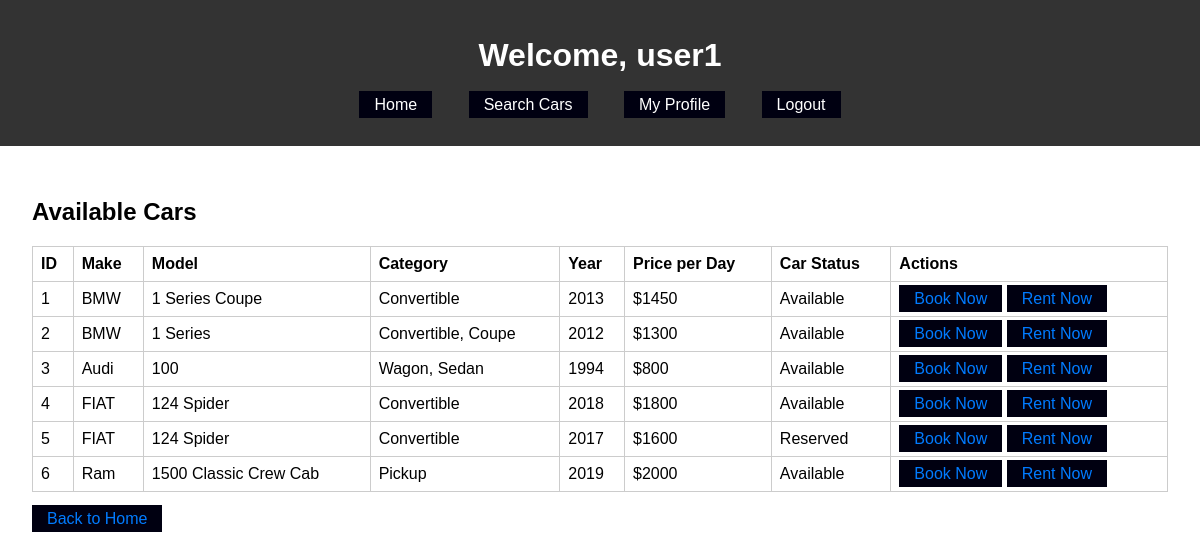
The page /customer_home (signed in) on the database its author committed.
### app/models.py (models this page shows, shortened)
class User(UserMixin, db.Model):
    id = db.Column(db.Integer, primary_key=True)
    username = db.Column(db.String(50), unique=True, nullable=False)
    password = db.Column(db.String(50), nullable=False)
    email = db.Column(db.String(100), unique=True, nullable=False)
    contact_no = db.Column(db.Integer, unique=True)
    address = db.Column(db.String(100))
    role = db.Column(db.String(50), default='customer')

class Car(db.Model):
    id = db.Column(db.Integer, primary_key=True)
    make = db.Column(db.String(50), nullable=False)
    model = db.Column(db.String(50), nullable=False)
    category = db.Column(db.String(50), nullable=False)
    year = db.Column(db.Integer, nullable=False)
    price_per_day = db.Column(db.Integer, nullable=False)
    status = db.Column(db.String(20), nullable=False, default="Available")

### app/routes.py (the view)
@app.route('/customer_home')
def customer_home():
    if 'user_id' not in session:
        return redirect(url_for('login'))
    user = User.query.get(session['user_id'])
    cars = Car.query.all()
    return render_template('customer_home.html', user=user, cars=cars)

### app/__init__.py (called while the page is built)
@login_manager.user_loader
def load_user(user_id):
    return models.User.query.get(int(user_id))

### app/templates/customer_home.html (shortened to what this page needs)
<!DOCTYPE html>
<html lang="en">
<head>
    <link rel="stylesheet" href="{{ url_for('static', filename='css/style.css') }}">
</head>
<body>
    <header>
        <h1>Welcome, {{ user.username }}</h1>
        <nav>
            <ul>
                <li><a href="{{ url_for('customer_home') }}">Home</a></li>
                <li><a href="{{ url_for('car_search') }}">Search Cars</a></li>
                <li><a href="{{ url_for('profile') }}">My Profile</a></li>
                <li><a href="{{ url_for('logout') }}">Logout</a></li>
            </ul>
        </nav>
    </header>
    <main>
        <h2>Available Cars</h2>
        <div class="container">
    <table class="table table-bordered mt-3">
        <thead>
            <tr>
                <th>ID</th>
                <th>Make</th>
                <th>Model</th>
                <th>Category</th>
                <th>Year</th>
                <th>Price per Day</th>
                <th>Car Status</th>
                <th>Actions</th>
            </tr>
        </thead>
        <tbody>
            {% for car in cars %}
            <tr>
                <td>{{ car.id }}</td>
                <td>{{ car.make }}</td>
                <td>{{ car.model }}</td>
                <td>{{ car.category }}</td>
                <td>{{ car.year }}</td>
                <td>${{ car.price_per_day }}</td>
                <td>{{ car.status }}</td>
                <td>
                    <a href="{{ url_for('car_book', car_id=car.id) }}" class="btn btn-info">Book Now</a>
                    <a href="{{ url_for('car_rent', car_id=car.id) }}" class="btn btn-info">Rent Now</a>
                </td>
            </tr>
            {% endfor %}
        </tbody>
    </table>
</div>
        <br>
        <a href="{{url_for('index') }}" class="back-home-link">Back to Home</a>
    </main>
</body>
</html>

### app/static/css/style.css (style rules this page uses)
body { font-family: Arial, sans-serif; margin: 0; padding: 0; }
header { background-color: #333; color: #fff; padding: 1em 0; text-align: center; }
nav ul { list-style-type: none; padding: 0; }
nav ul li { display: inline; margin: 0 1em; }
nav ul li a { color: #fff; text-decoration: none; }
main { padding: 2em; }
table { width: 100%; border-collapse: collapse; }
table, th, td { border: 1px solid #ccc; }
th, td { padding: 0.5em; text-align: left; }
a { text-decoration: none; color: #007bff; padding: 5px 15px; background: #000011; }

### rows shown on the page
User: username "user1"
Car: id "1", make "BMW", model "1 Series Coupe", category "Convertible", year "2013", price_per_day "1450", status "Available"
Car: id "2", make "BMW", model "1 Series", category "Convertible, Coupe", year "2012", price_per_day "1300", status "Available"
Car: id "3", make "Audi", model "100", category "Wagon, Sedan", year "1994", price_per_day "800", status "Available"
Car: id "4", make "FIAT", model "124 Spider", category "Convertible", year "2018", price_per_day "1800", status "Available"
Car: id "5", make "FIAT", model "124 Spider", category "Convertible", year "2017", price_per_day "1600", status "Reserved"
Car: id "6", make "Ram", model "1500 Classic Crew Cab", category "Pickup", year "2019", price_per_day "2000", status "Available"
